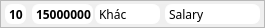
    <widget class="QFrame" name="frame_3">
     <property name="geometry">
      <rect>
       <x>1320</x>
       <y>130</y>
       <width>265</width>
       <height>28</height>
      </rect>
     </property>
     <property name="styleSheet">
      <string notr="true">#frame_3{
	background-color: #164863;
	border-radius: 10;
	border: 1px solid white;
	color: white
}</string>
     </property>
     <property name="frameShape">
      <enum>QFrame::StyledPanel</enum>
     </property>
     <property name="frameShadow">
      <enum>QFrame::Raised</enum>
     </property>
     <widget class="QLabel" name="label_29">
      <property name="geometry">
       <rect>
        <x>5</x>
        <y>4</y>
        <width>21</width>
        <height>20</height>
       </rect>
      </property>
      <property name="font">
       <font>
        <family>Samsung Sharp Sans</family>
        <weight>75</weight>
        <bold>true</bold>
       </font>
      </property>
      <property name="styleSheet">
       <string notr="true">
	background-color: white;
	border-radius: 7;
	border: 1px solid white;
	color: black
</string>
      </property>
      <property name="text">
       <string>10</string>
      </property>
     </widget>
     <widget class="QLabel" name="label_30">
      <property name="geometry">
       <rect>
        <x>32</x>
        <y>4</y>
        <width>61</width>
        <height>20</height>
       </rect>
      </property>
      <property name="font">
       <font>
        <family>Samsung Sharp Sans</family>
        <weight>75</weight>
        <bold>true</bold>
       </font>
      </property>
      <property name="styleSheet">
       <string notr="true">
	background-color: white;
	border-radius: 7;
	border: 1px solid white;
	color: black
</string>
      </property>
      <property name="text">
       <string>15000000</string>
      </property>
     </widget>
     <widget class="QLabel" name="label_31">
      <property name="geometry">
       <rect>
        <x>165</x>
        <y>4</y>
        <width>95</width>
        <height>20</height>
       </rect>
      </property>
      <property name="font">
       <font>
        <family>Samsung Sharp Sans</family>
        <weight>50</weight>
        <bold>false</bold>
       </font>
      </property>
      <property name="styleSheet">
       <string notr="true">
	background-color: white;
	border-radius: 7;
	border: 1px solid white;
	color: black
</string>
      </property>
      <property name="text">
       <string>Salary</string>
      </property>
     </widget>
     <widget class="QLabel" name="label_35">
      <property name="geometry">
       <rect>
        <x>95</x>
        <y>4</y>
        <width>65</width>
        <height>20</height>
       </rect>
      </property>
      <property name="font">
       <font>
        <family>Samsung Sharp Sans</family>
        <weight>50</weight>
        <bold>false</bold>
       </font>
      </property>
      <property name="styleSheet">
       <string notr="true">
	background-color: white;
	border-radius: 7;
	border: 1px solid white;
	color: black
</string>
      </property>
      <property name="text">
       <string>Khác</string>
      </property>
     </widget>
    </widget>
